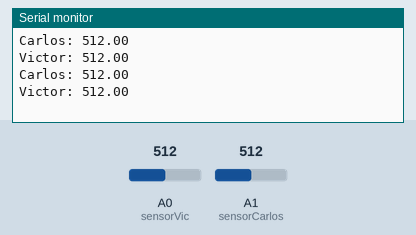
This sketch was run on a simulated Arduino Uno, built with avr-gcc and run on an emulated ATmega328P. Parts: the last lines printed to the serial monitor. The test bench sets the inputs (shaded band); at power-on: A0 (sensorVic) = 512, A1 (sensorCarlos) = 512.

Above: at 1.8 s.
1.9 s: A0 (sensorVic) set to 716
At 2.4 s:
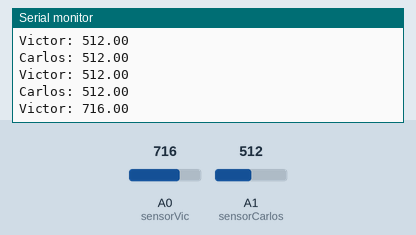
3.4 s: A1 (sensorCarlos) set to 716
At 4.7 s:
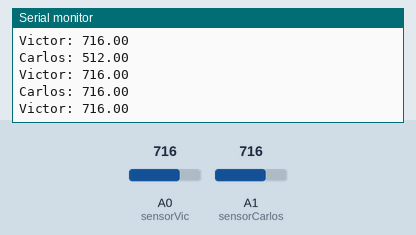
4.9 s: A0 (sensorVic) set to 900
At 5.8 s:
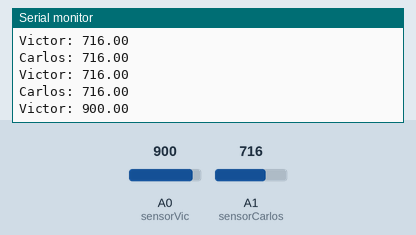
6.4 s: A1 (sensorCarlos) set to 900
At 7.7 s:
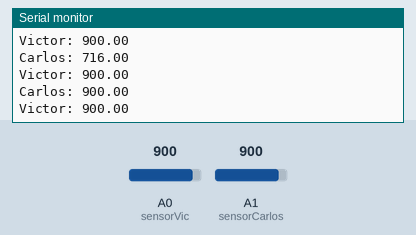
Timing chart, 0 to 8.9 s (numbered marks = the images above; inputs shaded):
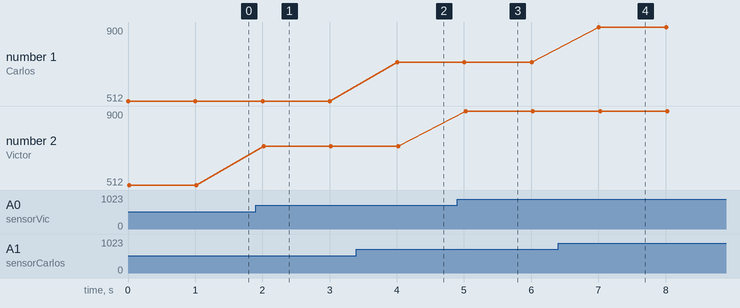

The sketch:

Fotoresistencia.ino
```cpp
int sensorVic = A0;
int sensorCarlos = A1;

void setup() {
  // put your setup code here, to run once:
  Serial.begin(9600);


}

void loop() {
  // put your main code here, to run repeatedly:
  float sensorVicValue = analogRead(sensorVic);

  float sensorCarlosValue = analogRead(sensorCarlos);

  Serial.print("Carlos: ");
  Serial.println(sensorCarlosValue);
  Serial.print("Victor: ");
  Serial.println(sensorVicValue);

  delay(1000);
}
```

Measured:
- after the input at 1.9 s, the serial monitor: prints a new line after 0.12 s (image 1)
- after the input at 3.4 s, the serial monitor: prints a new line after 0.61 s (image 2)
- after the input at 4.9 s, the serial monitor: prints a new line after 0.12 s (image 3)
- after the input at 6.4 s, the serial monitor: prints a new line after 0.61 s (image 4)
- plotted number 2: 512 → 716 after the input at 1.9 s, 716 → 900 after the input at 4.9 s
